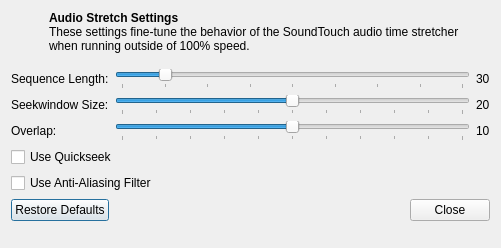
<?xml version="1.0" encoding="UTF-8"?>
<ui version="4.0">
 <class>AudioStretchSettingsDialog</class>
 <widget class="QDialog" name="AudioStretchSettingsDialog">
  <property name="geometry">
   <rect>
    <x>0</x>
    <y>0</y>
    <width>501</width>
    <height>248</height>
   </rect>
  </property>
  <property name="windowTitle">
   <string>Audio Stretch Settings</string>
  </property>
  <layout class="QFormLayout" name="formLayout">
   <item row="1" column="0">
    <widget class="QLabel" name="label_6">
     <property name="text">
      <string>Sequence Length:</string>
     </property>
     <property name="buddy">
      <cstring>sequenceLength</cstring>
     </property>
    </widget>
   </item>
   <item row="1" column="1">
    <layout class="QHBoxLayout" name="horizontalLayout_2">
     <item>
      <widget class="QSlider" name="sequenceLength">
       <property name="minimum">
        <number>20</number>
       </property>
       <property name="maximum">
        <number>100</number>
       </property>
       <property name="value">
        <number>30</number>
       </property>
       <property name="orientation">
        <enum>Qt::Orientation::Horizontal</enum>
       </property>
       <property name="tickPosition">
        <enum>QSlider::TickPosition::TicksBelow</enum>
       </property>
       <property name="tickInterval">
        <number>10</number>
       </property>
      </widget>
     </item>
     <item>
      <widget class="QLabel" name="sequenceLengthLabel">
       <property name="text">
        <string>30</string>
       </property>
      </widget>
     </item>
    </layout>
   </item>
   <item row="2" column="0">
    <widget class="QLabel" name="label_7">
     <property name="text">
      <string>Seekwindow Size:</string>
     </property>
     <property name="buddy">
      <cstring>seekWindowSize</cstring>
     </property>
    </widget>
   </item>
   <item row="2" column="1">
    <layout class="QHBoxLayout" name="horizontalLayout_3">
     <item>
      <widget class="QSlider" name="seekWindowSize">
       <property name="minimum">
        <number>10</number>
       </property>
       <property name="maximum">
        <number>30</number>
       </property>
       <property name="value">
        <number>20</number>
       </property>
       <property name="orientation">
        <enum>Qt::Orientation::Horizontal</enum>
       </property>
       <property name="tickPosition">
        <enum>QSlider::TickPosition::TicksBelow</enum>
       </property>
       <property name="tickInterval">
        <number>2</number>
       </property>
      </widget>
     </item>
     <item>
      <widget class="QLabel" name="seekWindowSizeLabel">
       <property name="text">
        <string>20</string>
       </property>
      </widget>
     </item>
    </layout>
   </item>
   <item row="3" column="0">
    <widget class="QLabel" name="label_8">
     <property name="text">
      <string>Overlap:</string>
     </property>
     <property name="buddy">
      <cstring>overlap</cstring>
     </property>
    </widget>
   </item>
   <item row="3" column="1">
    <layout class="QHBoxLayout" name="horizontalLayout_4">
     <item>
      <widget class="QSlider" name="overlap">
       <property name="minimum">
        <number>5</number>
       </property>
       <property name="maximum">
        <number>15</number>
       </property>
       <property name="value">
        <number>10</number>
       </property>
       <property name="orientation">
        <enum>Qt::Orientation::Horizontal</enum>
       </property>
       <property name="tickPosition">
        <enum>QSlider::TickPosition::TicksBelow</enum>
       </property>
       <property name="tickInterval">
        <number>1</number>
       </property>
      </widget>
     </item>
     <item>
      <widget class="QLabel" name="overlapLabel">
       <property name="text">
        <string>10</string>
       </property>
      </widget>
     </item>
    </layout>
   </item>
   <item row="6" column="0" colspan="2">
    <widget class="QDialogButtonBox" name="buttonBox">
     <property name="standardButtons">
      <set>QDialogButtonBox::StandardButton::Close|QDialogButtonBox::StandardButton::RestoreDefaults</set>
     </property>
    </widget>
   </item>
   <item row="0" column="0" colspan="2">
    <layout class="QHBoxLayout" name="horizontalLayout_5">
     <property name="bottomMargin">
      <number>10</number>
     </property>
     <item>
      <widget class="QLabel" name="icon">
       <property name="minimumSize">
        <size>
         <width>32</width>
         <height>32</height>
        </size>
       </property>
       <property name="maximumSize">
        <size>
         <width>32</width>
         <height>32</height>
        </size>
       </property>
       <property name="alignment">
        <set>Qt::AlignmentFlag::AlignLeading|Qt::AlignmentFlag::AlignLeft|Qt::AlignmentFlag::AlignTop</set>
       </property>
      </widget>
     </item>
     <item>
      <widget class="QLabel" name="label_4">
       <property name="text">
        <string>&lt;html&gt;&lt;head/&gt;&lt;body&gt;&lt;p&gt;&lt;span style=&quot; font-weight:700;&quot;&gt;Audio Stretch Settings&lt;/span&gt;&lt;br/&gt;These settings fine-tune the behavior of the SoundTouch audio time stretcher when running outside of 100% speed.&lt;/p&gt;&lt;/body&gt;&lt;/html&gt;</string>
       </property>
       <property name="textFormat">
        <enum>Qt::TextFormat::RichText</enum>
       </property>
       <property name="alignment">
        <set>Qt::AlignmentFlag::AlignLeading|Qt::AlignmentFlag::AlignLeft|Qt::AlignmentFlag::AlignTop</set>
       </property>
       <property name="wordWrap">
        <bool>true</bool>
       </property>
      </widget>
     </item>
    </layout>
   </item>
   <item row="4" column="0" colspan="2">
    <widget class="QCheckBox" name="useQuickSeek">
     <property name="text">
      <string>Use Quickseek</string>
     </property>
    </widget>
   </item>
   <item row="5" column="0" colspan="2">
    <widget class="QCheckBox" name="useAAFilter">
     <property name="text">
      <string>Use Anti-Aliasing Filter</string>
     </property>
    </widget>
   </item>
  </layout>
 </widget>
 <tabstops>
  <tabstop>sequenceLength</tabstop>
  <tabstop>seekWindowSize</tabstop>
  <tabstop>overlap</tabstop>
  <tabstop>useQuickSeek</tabstop>
  <tabstop>useAAFilter</tabstop>
 </tabstops>
 <resources/>
 <connections/>
</ui>
